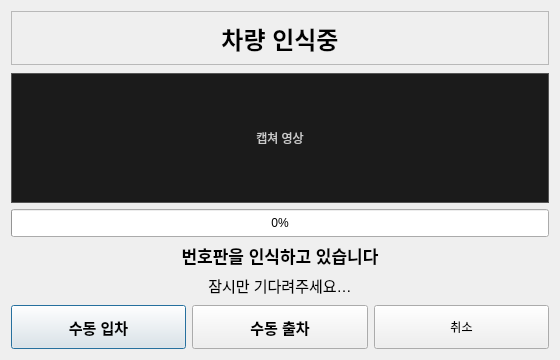
<?xml version="1.0" encoding="UTF-8"?>
<ui version="4.0">
 <class>LoadingDialog</class>
 <widget class="QDialog" name="LoadingDialog">
  <property name="geometry">
   <rect>
    <x>0</x>
    <y>0</y>
    <width>560</width>
    <height>360</height>
   </rect>
  </property>
  <property name="windowTitle">
   <string>차량 인식중</string>
  </property>
  <property name="windowModality">
   <enum>Qt::ApplicationModal</enum>
  </property>
  <property name="modal">
   <bool>true</bool>
  </property>
  <layout class="QVBoxLayout" name="mainLayout">
   <item>
    <widget class="QLabel" name="lblTitle">
     <property name="minimumSize">
      <size>
       <width>0</width>
       <height>54</height>
      </size>
     </property>
     <property name="font">
      <font>
       <pointsize>18</pointsize>
       <bold>true</bold>
      </font>
     </property>
     <property name="frameShape">
      <enum>QFrame::StyledPanel</enum>
     </property>
     <property name="text">
      <string>차량 인식중</string>
     </property>
     <property name="alignment">
      <set>Qt::AlignCenter</set>
     </property>
    </widget>
   </item>
   <item>
    <spacer name="topSpacer">
     <property name="orientation">
      <enum>Qt::Vertical</enum>
     </property>
     <property name="sizeHint" stdset="0">
      <size>
       <width>20</width>
       <height>20</height>
      </size>
     </property>
    </spacer>
   </item>
   <item>
    <widget class="QLabel" name="lblPreview">
     <property name="minimumSize">
      <size>
       <width>0</width>
       <height>130</height>
      </size>
     </property>
     <property name="styleSheet">
      <string notr="true">background-color: #1b1b1b; color: #cccccc; border: 1px solid #555;</string>
     </property>
     <property name="text">
      <string>캡쳐 영상</string>
     </property>
     <property name="alignment">
      <set>Qt::AlignCenter</set>
     </property>
    </widget>
   </item>
   <item>
    <widget class="QProgressBar" name="progressBar">
     <property name="minimumSize">
      <size>
       <width>0</width>
       <height>28</height>
      </size>
     </property>
     <property name="maximum">
      <number>100</number>
     </property>
     <property name="value">
      <number>0</number>
     </property>
     <property name="alignment">
      <set>Qt::AlignCenter</set>
     </property>
    </widget>
   </item>
   <item>
    <widget class="QLabel" name="lblMessage1">
     <property name="font">
      <font>
       <pointsize>13</pointsize>
       <bold>true</bold>
      </font>
     </property>
     <property name="text">
      <string>번호판을 인식하고 있습니다</string>
     </property>
     <property name="alignment">
      <set>Qt::AlignCenter</set>
     </property>
    </widget>
   </item>
   <item>
    <widget class="QLabel" name="lblMessage2">
     <property name="font">
      <font>
       <pointsize>11</pointsize>
       <bold>false</bold>
      </font>
     </property>
     <property name="text">
      <string>잠시만 기다려주세요…</string>
     </property>
     <property name="alignment">
      <set>Qt::AlignCenter</set>
     </property>
    </widget>
   </item>
   <item>
    <spacer name="bottomSpacer">
     <property name="orientation">
      <enum>Qt::Vertical</enum>
     </property>
     <property name="sizeHint" stdset="0">
      <size>
       <width>20</width>
       <height>20</height>
      </size>
     </property>
    </spacer>
   </item>
   <item>
    <layout class="QHBoxLayout" name="testButtonLayout">
     <item>
      <widget class="QPushButton" name="btnTestEntry">
       <property name="minimumSize">
        <size>
         <width>0</width>
         <height>44</height>
        </size>
       </property>
       <property name="font">
        <font>
         <pointsize>11</pointsize>
         <bold>true</bold>
        </font>
       </property>
       <property name="text">
        <string>수동 입차</string>
       </property>
      </widget>
     </item>
     <item>
      <widget class="QPushButton" name="btnTestExit">
       <property name="minimumSize">
        <size>
         <width>0</width>
         <height>44</height>
        </size>
       </property>
       <property name="font">
        <font>
         <pointsize>11</pointsize>
         <bold>true</bold>
        </font>
       </property>
       <property name="text">
        <string>수동 출차</string>
       </property>
      </widget>
     </item>
     <item>
      <widget class="QPushButton" name="btnCancel">
       <property name="minimumSize">
        <size>
         <width>0</width>
         <height>44</height>
        </size>
       </property>
       <property name="text">
        <string>취소</string>
       </property>
      </widget>
     </item>
    </layout>
   </item>
  </layout>
 </widget>
 <resources/>
 <connections/>
</ui>
